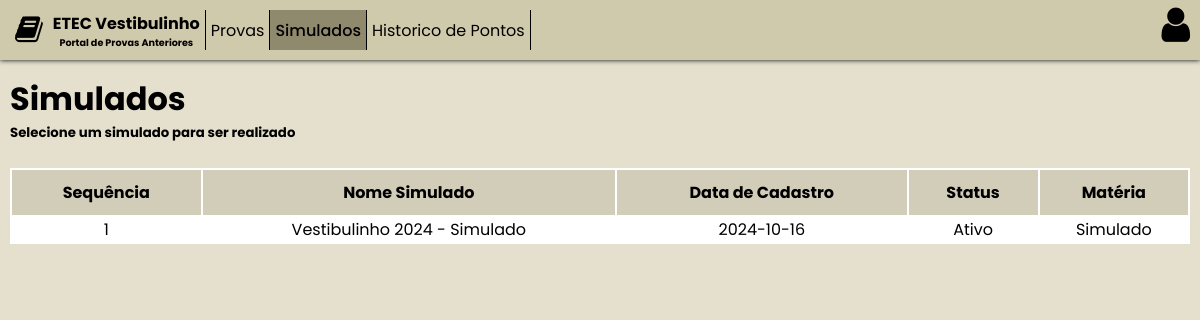
Page /Frontend/Simulados.php on the committed database.
### tables this page shows
create table prova (
	provaID int NOT NULL PRIMARY KEY AUTO_INCREMENT,
    provaNome varchar(300) NOT NULL UNIQUE,
    provaCadastro date NOT NULL,
    provaStatus varchar(20) NOT NULL,
    provaMateria int,
    foreign key (provaMateria) references materias(mateID)
);

create table materias (
	mateID int NOT NULL PRIMARY KEY AUTO_INCREMENT,
    mateNome varchar(150) NOT NULL UNIQUE,
    mateCadastro date NOT NULL,
    mateStatus varchar(20) NOT NULL 
);

### Frontend/Simulados.php (the view, shortened to what this page needs)
<!DOCTYPE html>
<html lang="pt-br">
<head>
    <link rel="stylesheet" href="./css/global.css">
    <link rel="stylesheet" href="./css/simulados.css">
    <link rel="stylesheet" href="https://cdnjs.cloudflare.com/ajax/libs/font-awesome/4.7.0/css/font-awesome.min.css">
</head>
<body>
    <div class="navBar">
        <div class="navBarLeft">
            <a href="./Home.php">
                <div class="slogan">
                    <div>
                        <i class="fa fa-book" style="font-size:70px"></i>
                    </div>
                    <div>
                        <h1>ETEC Vestibulinho</h1>
                        <h2>Portal de Provas Anteriores</h2>
                    </div>
                </div>
            </a>
            <a href="./Provas.php">Provas</a>
            <a href="./Simulados.php" class="cliked">Simulados</a>
            <a href="./histoPontos.php">Historico de Pontos</a>
        </div>
        <div class="navBarright">
            <div class="infoUser">
                <i class="fa fa-user"></i>
            </div>
        </div>
    </div>
    <div class="conteiner">
        <div class="main">
            <h1>Simulados</h1>
            <h5>Selecione um simulado para ser realizado</h5>
            <table>
                <thead>
                    <tr>
                        <th>Sequência</th>
                        <th>Nome Simulado</th>
                        <th>Data de Cadastro</th>
                        <th>Status</th>
                        <th>Matéria</th>
                    </tr>
                </thead>
                <tbody>
                    <?php
                    $con = new conectaDB();
                    $conn = $con->conecta();
                    $contador = 0;
                    $sql = "SELECT prova.*, mateNome  FROM prova INNER JOIN materias ON provaMateria = mateID WHERE provaMateria IN (SELECT mateID FROM materias WHERE mateNome LIKE '%simulado%')";
                    $resultado = $conn->query($sql);
                    if ($resultado->num_rows > 0) {
                        while ($row = $resultado->fetch_assoc()):
                            $url = "./prova.php?ID=".$row['provaID']."&name=".$row['provaNome'];
                            $contador++;
                            echo '<tr>';
                            echo '<td>';
                            echo '<a href="'.$url.'">';
                            echo $contador;
                            echo '</a>';
                            echo '</td>';
                            echo '<td>';
                            echo '<a href="'.$url.'">';
                            echo $row['provaNome'];
                            echo '</a>';
                            echo '</td>';
                            echo '<td>';
                            echo '<a href="'.$url.'">';
                            echo  $row['provaCadastro'];
                            echo '</a>';
                            echo '</td>';
                            echo '<td>';
                            echo '<a href="'.$url.'">';
                            echo $row['provaStatus'];
                            echo '</a>';
                            echo '</td>';
                            echo '<td>';
                            echo '<a href="'.$url.'">';
                            echo $row['mateNome'];
                            echo '</a>';
                            echo '</td>';
                            echo '</tr>';
                        endwhile;
                    }
                    ?>
                </tbody>
            </table>
        </div>
    </div>
</body>
</html>

### Frontend/css/global.css (style rules this page uses)
* { margin: 0; padding: 0; font-family: 'Poppins', sans-serif; }
:root { --Cor1: #d0caac; --Cor2: #e4e0cd; --Cor3: #d2cdb9; }
a { color: black; text-decoration: none; }

### Frontend/css/simulados.css (style rules this page uses)
body { background-color: var(--Cor2); height: 100vh; }
.navBar { background-color: var(--Cor1); padding: 5px; box-shadow: 0px 0px 5px black; display: flex; justify-content: space-between; margin-bottom: 15px; }
.navBar .navBarLeft { padding: 5px; display: flex; align-items: center; }
.navBar .navBarLeft a { display: flex; padding: 0px 5px; border-right: 1px solid black; transition: 0.2s; align-items: center; height: 40px; text-align: center; }
.navBar .navBarLeft .cliked { background-color: #8f896d; font-weight: 500; }
.infoUser { display: flex; align-items: center; padding: 0 5px; }
.infoUser i { font-size: 40px; }
.slogan { text-align: center; display: inline-flex; align-items: center; justify-content: center; gap: 10px; transition: 0.2s; }
.slogan i { font-size: 30px !important; }
.slogan h1 { font-size: 1rem; }
.slogan h2 { font-size: 0.6rem; }
.conteiner { display: flex; flex-direction: column; align-items: center; }
.main { width: calc(100vw - 20px); }
table { background-color: white; text-align: center; margin: 0 auto; width: 100%; margin-top: 25px; }
table thead tr th { background-color: var(--Cor3); padding: 10px; color: black; }
tr:nth-child(odd) { background-color: #ffffff; }

### rows in the picture
prova: provaNome "Vestibulinho 2024 - Simulado", provaCadastro "2024-10-16", provaStatus "Ativo", provaMateria.mateNome "Simulado"
